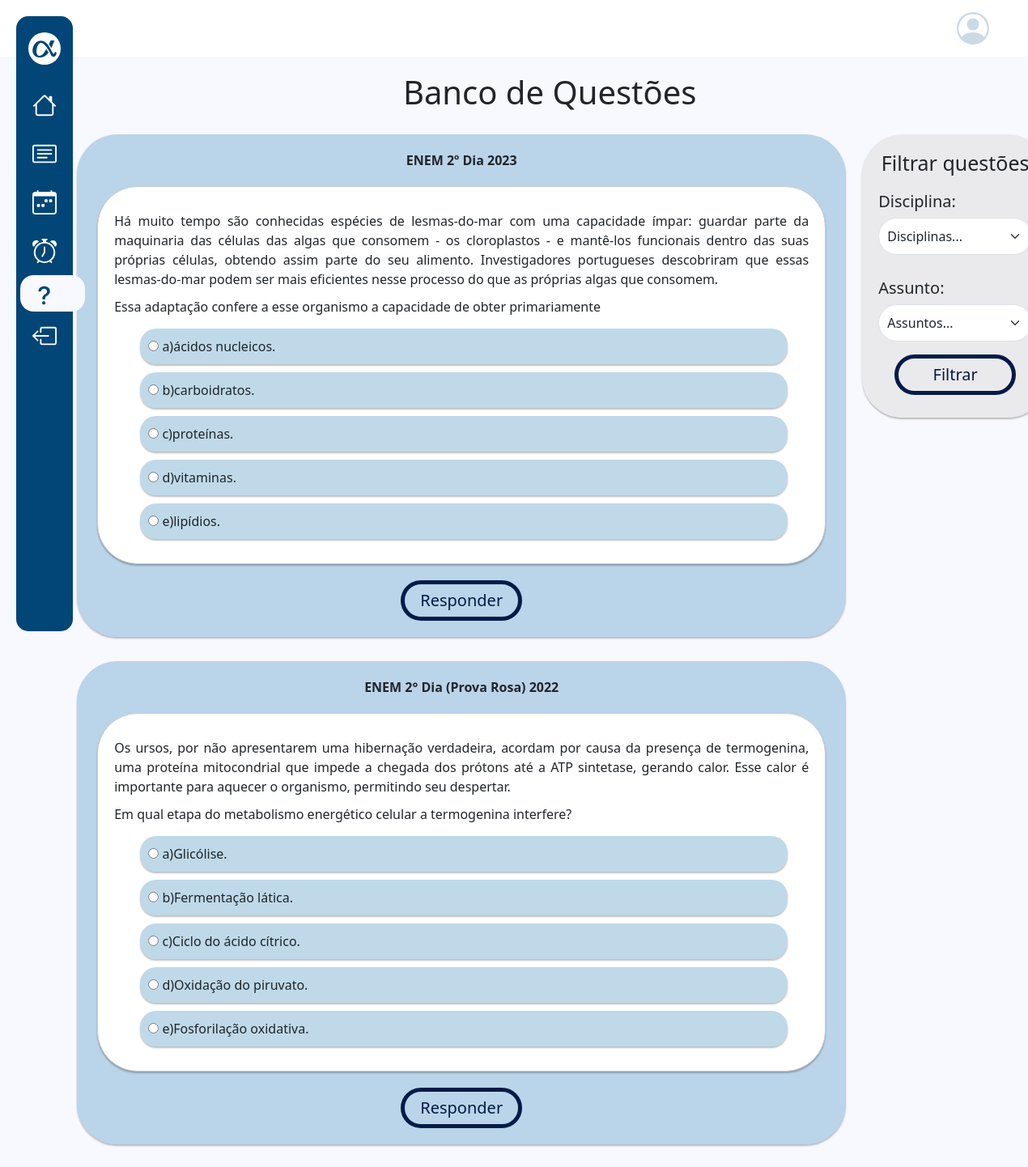
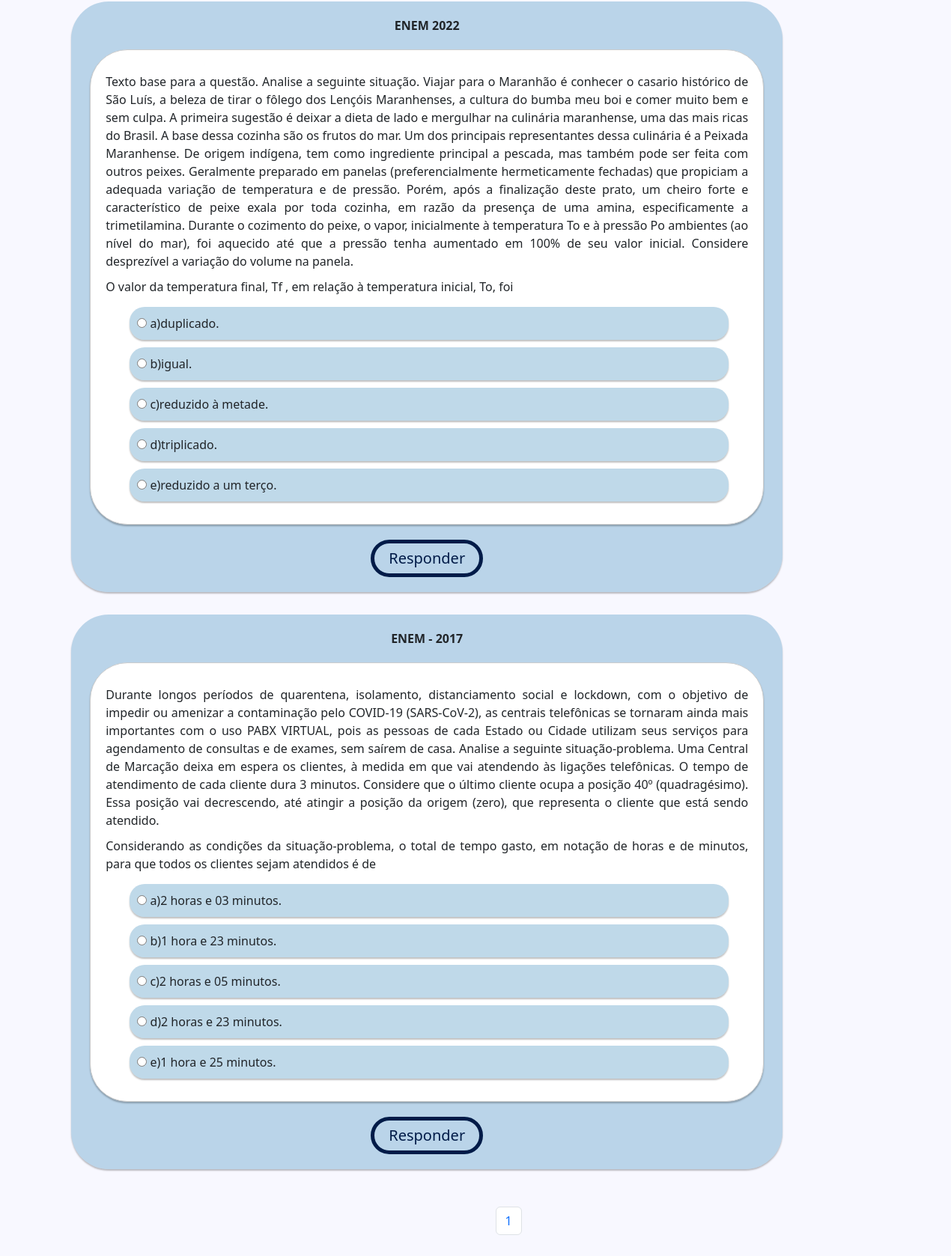
The page /filtro/ on the database its author committed (2 pictures, top to bottom).
### questoes/models.py (models this page shows, shortened)
class Questao(models.Model):
    disciplina = models.ForeignKey(Disciplina, on_delete=models.CASCADE)
    assunto = models.ForeignKey(Assunto, on_delete=models.CASCADE, null=True)
    instituicao_ano = models.CharField(max_length=150, default="")
    texto = models.TextField(default="")
    enunciado = models.TextField(default="")
    ordem = models.PositiveIntegerField(default=0)
    respondida = models.BooleanField(default=False)
    questoes_certas = models.PositiveIntegerField(default=0)
    questoes_erradas = models.PositiveIntegerField(default=0)

class Alternativa(models.Model):
    questao = models.ForeignKey('Questao', related_name='alternativas', on_delete=models.CASCADE)
    texto = models.TextField(default="")
    correta = models.BooleanField(default=False)

### questoes/views.py (the view)
# urls.py: path('filtro/', views.filtro_questoes, name='filtro_questoes'),
def filtro_questoes(request):
    disciplinas = Disciplina.objects.all()
    disciplina_id = request.GET.get('disciplina')
    assuntos = []
    if disciplina_id:
        assuntos = Assunto.objects.filter(disciplina_id=disciplina_id)
    assunto_id = request.GET.get('assunto')
    questoes = Questao.objects.all()
    if disciplina_id:
        questoes = questoes.filter(disciplina_id=disciplina_id)
    if assunto_id:
        questoes = questoes.filter(assunto_id=assunto_id)
    questoes_por_pagina = 5
    paginator = Paginator(questoes, questoes_por_pagina)
    page_number = request.GET.get('page')
    page = paginator.get_page(page_number)
    return render(request, 'questoes/pages/lista_questoes.html', {
        'disciplinas': disciplinas,
        'assuntos': assuntos,
        'questoes': page,
        'disciplina_selecionada': int(disciplina_id) if disciplina_id else None,
        'assunto_selecionado': int(assunto_id) if assunto_id else None,
    })

### questoes/templates/questoes/pages/lista_questoes.html (shortened to what this page needs)
{% extends "core/partials/base.html" %}
{% load static %}
{% block head%}
<link rel="stylesheet" href="{% static 'questoes\css\style.css' %}">
{% endblock %}
{% block linkq%} ativo {% endblock %}
{% block content %}
<main class="main-content-container">
    <h1 class="title-questoes">Banco de Questões</h1>
    <div class="main">
        {% include 'questoes/partials/questoes.html' %}
        {% include 'questoes/partials/filtro.html' %}
    </div>
    {% include 'questoes/partials/paginacao.html' %}
</main>
<br><br>
{% endblock %}

### questoes/templates/questoes/partials/questoes.html (shortened to what this page needs)
<div class="questao">
    <ul class="questao">
        {% for questao in questoes %}
        <div class="container-azul">
            <div class="instituicao_ano">
                <strong>{{ questao.instituicao_ano }}</strong>
            </div>
            <div class="central">
            <div class="container-branco">
                <li class="questao_texto">
                    {{ questao.texto }}
                </li>
                <li class="questao_enunciado">{{ questao.enunciado }}</li>
                <form method="post" action="{% url 'verificar_resposta' questao.id %}">
                    <ul  class="alternativas-container">
                        {% for alternativa in questao.alternativas.all %}
                        <li id="alternativa" >
                            <label>
                                <input type="radio" name="alternativa" value="{{ alternativa.id }}">
                                {{ alternativa.texto }}
                            </label>
                        </li>
                        {% endfor %}
                    </ul>
                </div>
            </div>
                <div class="responder">
                    <button type="submit">Responder</button>
                </div>
            </div>
        {% endfor %}
    </ul>
</div>

### questoes/static/questoes/css/style.css (style rules this page uses)
.main { margin: 0; padding: 0; display: flex; justify-content: center; align-items: center; align-items: flex-start; }
.container-azul { background: rgba(45, 130, 181, 0.30); width: 950px; border-radius: 50px; padding: 20px; margin-bottom: 30px; box-shadow: 0px 2px 2px rgba(0, 0, 0, 0.25); }
.central { display: flex; justify-content: center; align-items: center; }
.container-branco { background: #ffffff; width: 900px; border-radius: 50px; padding: 20px; border: 1px solid #ccc; text-align: center; margin-bottom: 20px; margin-top: 20px; box-shadow: 0px 2px 2px rgba(0, 0, 0, 0.25); }
#alternativa { background: rgb(45, 130, 181, 0.30); border-radius: 20px; max-width: 800px; box-shadow: 0px 2px 2px rgba(0, 0, 0, 0.25); margin-bottom: 10px; display: block; text-align: justify; padding: 10px; }
.instituicao_ano { text-align: center; }
.title-questoes { text-align: center; padding: 20px; }
.questao_texto { text-align: justify; margin-bottom: 10px; margin-top: 10px; }
ul { list-style: none; }
.questao { list-style-type: none; }
.questao_enunciado { margin-bottom: 15px; text-align: justify; }
button { border-radius: 100px; border: 5px solid #001B48; background: rgba(217, 217, 217, 0); width: 150px; height: 50px; margin: auto; display:block; }
.responder button { margin: auto; text-decoration: none; color: #001B48; font-size: 20px; }
.responder { text-align: center; }

### core/static/core/css/dashboard.css (style rules this page uses)
body { background-color: #F8F8FF; }

### rows shown on the page
Questao: instituicao_ano "ENEM 2º Dia 2023", texto "Há muito tempo são conhecidas espécies de lesmas-do-mar com uma capacidade ímpar: guardar parte da maquinaria das células das algas que consomem - os cloroplastos - e mantê-los funcionais dentro das suas próprias células, obtendo assim parte do seu alimento. Investigadores portugueses descobriram que essas lesmas-do-mar podem ser mais eficientes nesse processo do que as próprias algas que consomem.", enunciado "Essa adaptação confere a esse organismo a capacidade de obter primariamente"
Alternativa: texto "a)ácidos nucleicos."
Alternativa: texto "b)carboidratos."
Alternativa: texto "c)proteínas."
Alternativa: texto "d)vitaminas."
Alternativa: texto "e)lipídios."
Questao: instituicao_ano "ENEM 2° Dia (Prova Rosa) 2022", texto "Os ursos, por não apresentarem uma hibernação verdadeira, acordam por causa da presença de termogenina, uma proteína mitocondrial que impede a chegada dos prótons até a ATP sintetase, gerando calor. Esse calor é importante para aquecer o organismo, permitindo seu despertar.", enunciado "Em qual etapa do metabolismo energético celular a termogenina interfere?"
Alternativa: texto "a)Glicólise."
Alternativa: texto "b)Fermentação lática."
Alternativa: texto "c)Ciclo do ácido cítrico."
Alternativa: texto "d)Oxidação do piruvato."
Alternativa: texto "e)Fosforilação oxidativa."
Questao: instituicao_ano "ENEM 2022", texto "Texto base para a questão. Analise a seguinte situação. Viajar para o Maranhão é conhecer o casario histórico de São Luís, a beleza de tirar o fôlego dos Lençóis Maranhenses, a cultura do bumba meu boi e comer muito bem e sem culpa. A primeira sugestão é deixar a dieta de lado e mergulhar na culinária maranhense, uma das mais ricas do Brasil. A base dessa cozinha são os frutos do mar. Um dos principais representantes dessa culinária é a Peixada Maranhense. De origem indígena, tem como ingrediente principal a pescada, mas também pode ser feita com outros peixes. Geralmente preparado em panelas (preferencialmente hermeticamente fechadas) que propiciam a adequada variação de temperatura e de…", enunciado "O valor da temperatura final, Tf , em relação à temperatura inicial, To, foi"
Alternativa: texto "a)duplicado."
Alternativa: texto "b)igual."
Alternativa: texto "c)reduzido à metade."
Alternativa: texto "d)triplicado."
Alternativa: texto "e)reduzido a um terço."
Questao: instituicao_ano "ENEM - 2017", texto "Durante longos períodos de quarentena, isolamento, distanciamento social e lockdown, com o objetivo de impedir ou amenizar a contaminação pelo COVID-19 (SARS-CoV-2), as centrais telefônicas se tornaram ainda mais importantes com o uso PABX VIRTUAL, pois as pessoas de cada Estado ou Cidade utilizam seus serviços para agendamento de consultas e de exames, sem saírem de casa. Analise a seguinte situação-problema. Uma Central de Marcação deixa em espera os clientes, à medida em que vai atendendo às ligações telefônicas. O tempo de atendimento de cada cliente dura 3 minutos. Considere que o último cliente ocupa a posição 40º (quadragésimo). Essa posição vai decrescendo, até atingir a posição da…", enunciado "Considerando as condições da situação-problema, o total de tempo gasto, em notação de horas e de minutos, para que todos os clientes sejam atendidos é de"
Alternativa: texto "a)2 horas e 03 minutos."
Alternativa: texto "b)1 hora e 23 minutos."
Alternativa: texto "c)2 horas e 05 minutos."
Alternativa: texto "d)2 horas e 23 minutos."
Alternativa: texto "e)1 hora e 25 minutos."

### other values the page prints
{{ questoes.number }} "1"
